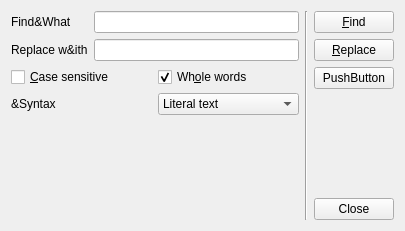
<?xml version="1.0" encoding="UTF-8"?>
<ui version="4.0">
 <class>Dialog</class>
 <widget class="QDialog" name="Dialog">
  <property name="geometry">
   <rect>
    <x>0</x>
    <y>0</y>
    <width>405</width>
    <height>231</height>
   </rect>
  </property>
  <property name="windowTitle">
   <string>Dialog</string>
  </property>
  <layout class="QHBoxLayout" name="horizontalLayout_3">
   <item>
    <layout class="QVBoxLayout" name="verticalLayout">
     <item>
      <layout class="QGridLayout" name="gridLayout">
       <item row="0" column="0">
        <widget class="QLabel" name="label">
         <property name="text">
          <string>Find&amp;What</string>
         </property>
        </widget>
       </item>
       <item row="0" column="1">
        <widget class="QLineEdit" name="findLineEdit"/>
       </item>
       <item row="1" column="0">
        <widget class="QLabel" name="label_2">
         <property name="text">
          <string>Replace w&amp;ith</string>
         </property>
        </widget>
       </item>
       <item row="1" column="1">
        <widget class="QLineEdit" name="replaceLineEdit"/>
       </item>
      </layout>
     </item>
     <item>
      <layout class="QHBoxLayout" name="horizontalLayout">
       <item>
        <widget class="QCheckBox" name="caseCheckBox">
         <property name="text">
          <string>&amp;Case sensitive</string>
         </property>
        </widget>
       </item>
       <item>
        <widget class="QCheckBox" name="wholeCheckBox">
         <property name="text">
          <string>Wh&amp;ole words</string>
         </property>
         <property name="checked">
          <bool>true</bool>
         </property>
        </widget>
       </item>
      </layout>
     </item>
     <item>
      <layout class="QHBoxLayout" name="horizontalLayout_2">
       <item>
        <widget class="QLabel" name="label_3">
         <property name="text">
          <string>&amp;Syntax</string>
         </property>
        </widget>
       </item>
       <item>
        <widget class="QComboBox" name="syntaxComboBox">
         <item>
          <property name="text">
           <string>Literal text</string>
          </property>
         </item>
         <item>
          <property name="text">
           <string>Regular expression</string>
          </property>
         </item>
        </widget>
       </item>
      </layout>
     </item>
     <item>
      <spacer name="verticalSpacer">
       <property name="orientation">
        <enum>Qt::Vertical</enum>
       </property>
       <property name="sizeHint" stdset="0">
        <size>
         <width>20</width>
         <height>40</height>
        </size>
       </property>
      </spacer>
     </item>
    </layout>
   </item>
   <item>
    <widget class="Line" name="line">
     <property name="orientation">
      <enum>Qt::Vertical</enum>
     </property>
    </widget>
   </item>
   <item>
    <layout class="QVBoxLayout" name="verticalLayout_2">
     <item>
      <widget class="QPushButton" name="findButton">
       <property name="focusPolicy">
        <enum>Qt::NoFocus</enum>
       </property>
       <property name="text">
        <string>&amp;Find</string>
       </property>
      </widget>
     </item>
     <item>
      <widget class="QPushButton" name="replaceButton">
       <property name="focusPolicy">
        <enum>Qt::NoFocus</enum>
       </property>
       <property name="text">
        <string>&amp;Replace</string>
       </property>
      </widget>
     </item>
     <item>
      <widget class="QPushButton" name="replaceAllButton">
       <property name="focusPolicy">
        <enum>Qt::NoFocus</enum>
       </property>
       <property name="text">
        <string>PushButton</string>
       </property>
      </widget>
     </item>
     <item>
      <spacer name="verticalSpacer_2">
       <property name="orientation">
        <enum>Qt::Vertical</enum>
       </property>
       <property name="sizeHint" stdset="0">
        <size>
         <width>20</width>
         <height>40</height>
        </size>
       </property>
      </spacer>
     </item>
     <item>
      <widget class="QPushButton" name="closeButton">
       <property name="focusPolicy">
        <enum>Qt::NoFocus</enum>
       </property>
       <property name="text">
        <string>Close</string>
       </property>
      </widget>
     </item>
    </layout>
   </item>
  </layout>
 </widget>
 <resources/>
 <connections/>
</ui>
